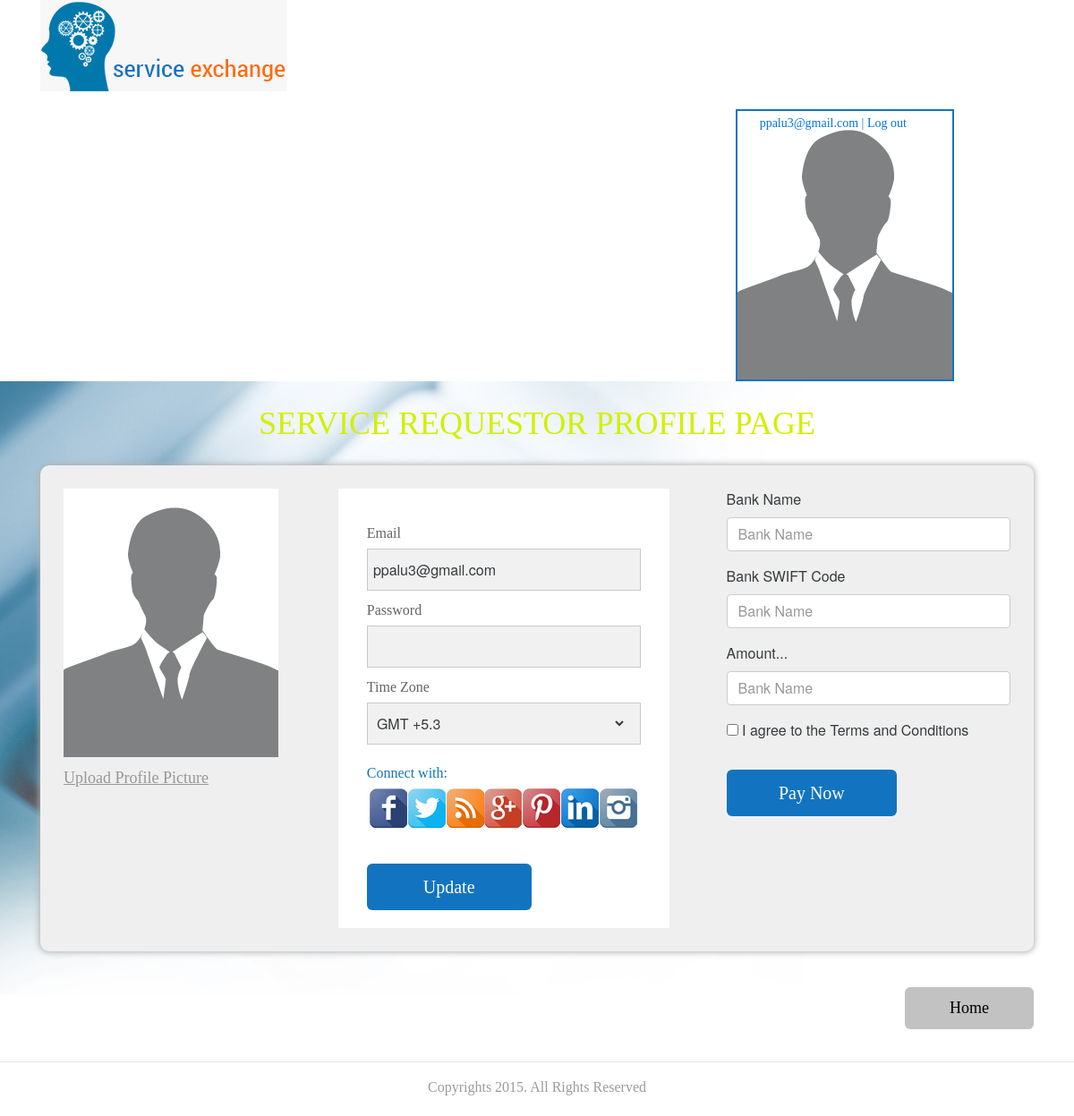
/service_requestor_profile_page.php (signed in), run on the app's committed database.
### tables this page shows
CREATE TABLE `service_requester` (
  `ID` varchar(4) DEFAULT NULL,
  `SRID` varchar(10) NOT NULL DEFAULT '',
  `First_Name` varchar(11) DEFAULT NULL,
  `Last_Name` varchar(13) DEFAULT NULL,
  `Address` varchar(31) DEFAULT NULL,
  `City` varchar(30) DEFAULT NULL,
  `State` varchar(25) DEFAULT NULL,
  `Zip` varchar(17) DEFAULT NULL,
  `Country` varchar(9) DEFAULT NULL,
  `Phone1` varchar(12) DEFAULT NULL,
  `Phone2` varchar(12) DEFAULT NULL,
  `email` varchar(41) DEFAULT NULL,
  `TimeZone` varchar(8) DEFAULT NULL,
  `Languages` varchar(9) DEFAULT NULL,
  `BankName` varchar(8) DEFAULT NULL,
  `BankAccountNumber` varchar(17) DEFAULT NULL,
  `BankSWIFTCode` varchar(13) DEFAULT NULL,
  `NumberOfTimesRequested` varchar(22) DEFAULT NULL,
  `TimesConnected` varchar(14) DEFAULT NULL,
  `AmountPaid` varchar(10) DEFAULT NULL,
  `userName` varchar(50) NOT NULL,
  `password` varchar(50) NOT NULL,
  `status` varchar(100) NOT NULL,
  PRIMARY KEY (`SRID`)
);

### service_requestor_profile_page.php (the view, shortened to what this page needs)
<?php
require('config.php');
if(isset($_SESSION['SESS_SR_ID'])) {
	$SRID=$_SESSION['SESS_SR_ID'];
	$qryProfile=mysqli_query($bd, "SELECT * FROM service_requester WHERE SRID='$SRID'");
	if($memProfile=mysqli_fetch_assoc($qryProfile)) {
		$sremail=$memProfile['email'];
		$timeZone=$memProfile['TimeZone'];
	}
}
else {
	$SRID="";
		$sremail="";
}
if(isset($_SESSION['SESS_SR_ID'])) {
	$SRID=$_SESSION['SESS_SR_ID'];
	$qryProfile=mysqli_query($bd, "SELECT * FROM service_requester WHERE SRID='$SRID'");
	if($memProfile=mysqli_fetch_assoc($qryProfile)) {
		$sremail=$memProfile['email'];
	}
}
	?>
	<!DOCTYPE html>
<html lang="en">
  <head>
    <link href="css/bootstrap.css" rel="stylesheet">
    <link href="css/custom.css" rel="stylesheet">
  </head>
  <body>
  <div id="header">
  <div class="container">
  <a href="#"><div id="logo"><img src="images/logo.jpg" alt="logo"></div></a>
  <?php
  if(isset($_SESSION['SESS_ID'])) {
	?>
    <div class="main_image_box">
  <div class="main_image"><img src="profile_images/no-profile-img-male.gif" alt="image"></div>
  <span class="main_image_name_text"><a href="service_provider_page.php"><?php echo $fname." ".$lname;?></a> | <a href="logout.php">Log out</a></span>
  </div>
    <?php
}
elseif(isset($_SESSION['SESS_SR_ID'])){
	?>
    <div class="main_image_box">
  <div class="main_image"><img src="profile_images/no-profile-img-male.gif" alt="image"></div>
  <span class="main_image_name_text"><a href="service_requestor_profile_page.php"><?php echo $sremail;?></a> | <a href="logout.php">Log out</a></span>
  </div>
  <?php
}
?>
  </div>
  <div class="main_body_box">
  <div class="container">
  <span class="service_request_text">SERVICE REQUESTOR PROFILE PAGE</span>
  <div class="service_bg">
  <div class="service_left_box">
  <div class="requester_image" id="srp">
  <?php
  $srID=$SRID;
  if(file_exists("profile_images/".$srID.".jpg")) {
   ?>
  		<img src="profile_images/<?php echo $srID.".jpg"; ?>" alt="image">
	<?php
	  }
	  else {
	?>
		<img src="profile_images/no-profile-img-male.gif" alt="image">
	<?php
	}
	?>
  </div>
  <div class="upload_box">
  <a href="javascript:void(0);" onClick="upload_pp();"><span class="upload_text">
  <span class="upload_text">
  <?php
if(isset($_SESSION['SESS_SR_ID'])) {
  if(file_exists("profile_images/".$srID.".jpg")) {
  echo "Change Profile Picture";
  }
  else {
  echo "Upload Profile Picture";
  }
}
else {
}
  ?>
  </span></a>
  </div>
  </div>
   <?php
	if(isset($_SESSION['SESS_SR_ID'])) {
		?>
  <form action="sr_update.php" method="post">
  <?php
	}
	else {
		?>
  <form action="sr_register.php" method="post">
  <?php
	}
  ?>
  <div class="request_form_bg">
  <div class="user_name_box">
  <span class="user_name_text">Email</span>
  <div class="user_text_fild"><input name="uname" class="user_text_fild_main" type="email" value="<?php echo $sremail;?>" required></div>
  </div>
  <div class="user_name_box">
  <span class="user_name_text">Password</span>
  <div class="user_text_fild"><input name="pwd" class="user_text_fild_main" type="password" required></div>
  </div>
  <div class="user_name_box">
  <span class="user_name_text">Time Zone</span>
  <div class="user_text_fild"><select name="timezone" class="user_text_fild_main">
  <?php
	if(isset($_SESSION['SESS_SR_ID'])) {
		?>
  <option value="<?php echo $timeZone; ?>" selected><?php echo $timeZone; ?></option>
  <?
	}
	else {
  ?>
  <option value="">Select TimeZone</option>
  <?php
	}
	?>
  </select></div>
  </div>
  <span class="connect_text">Connect with:</span>
  <div class="social_media_box">
  <a href="#"><div class="face_book_icon"><img src="images/socilaNetworks/face_book_icon.jpg" alt="icon"></div></a>
  <a href="#"><div class="face_book_icon"><img src="images/twitter.jpg" alt="icon"></div></a>
  <a href="#"><div class="face_book_icon"><img src="images/rss.jpg" alt="rss"></div></a>
  <a href="#"><div class="face_book_icon"><img src="images/socilaNetworks/google_plus.jpg" alt="google_plus"></div></a>
  <a href="#"><div class="face_book_icon"><img src="images/printset.jpg" alt="printset"></div></a>
  <a href="#"><div class="face_book_icon"><img src="images/link_din.jpg" alt="link_din"></div></a>
  <a href="#"><div class="face_book_icon"><img src="images/capther.jpg" alt="icon"></div></a>
  </div>
  <?php
	if(isset($_SESSION['SESS_SR_ID'])) {
		?>
  <input type="submit" class="register_button" value="Update">
  <?php
	}
	else {
		?>
  <input type="submit" class="register_button" value="Register">
  <?php
	}
  ?>
  </div>
  </form>
  <div class="request_right_box">
  <form>
  <div class="form-group">
    <label for="exampleInputEmail1">Bank Name</label>
    <input type="email" class="form-control" id="exampleInputEmail1" placeholder="Bank Name">
  </div>
  <div class="form-group">
    <label for="exampleInputEmail1">Bank SWIFT Code</label>
    <input type="email" class="form-control" id="exampleInputEmail1" placeholder="Bank Name">
  </div>
  <div class="form-group">
    <label for="exampleInputEmail1">Amount...</label>
    <input type="email" class="form-control" id="exampleInputEmail1" placeholder="Bank Name">
  </div>
  <div class="checkbox">
    <label>
      <input type="checkbox"> I agree to the Terms and Conditions
    </label>
  </div>
  <button type="submit" class="register_button">Pay Now </button>
</form>
  </div>
  </div>
  <div class="bottm_box"><a href="index.php"><div class="home_button">Home</div></a>
  </div>
  </div>
  <hr />
  <div class="copy_text">Copyrights 2015.  All Rights Reserved</div>
  </div>
  </body>
</html>

### css/custom.css (style rules this page uses)
.main_body_box { width:100%; float:left; background:url(../images/bg.jpg) no-repeat; }
.copy_text { width:100%; float:left; font-family:'Roboto-Regular'; font-size:16px; color:#9b9b9b; text-align:center; margin-bottom:20px; }
.service_request_text { width:100%; float:left; font-family:'RobotoCondensed-Bold'; font-size:36px; color:#d1f000; text-align:center; margin-top:20px; }
.service_bg { width:100%; float:left; background:#efefef; border-radius:10px; padding:26px; box-shadow: 0px 0px 7px 1px #AFAFAF; margin-top:20px; }
.service_left_box { width:24%; float:left; }
.requester_image { width:100%; float:left; }
.upload_box { width:100%; float:left; margin-top:10px; }
.upload_text { width:62%; float:left; font-family:'RobotoCondensed-Regular'; font-size:18px; color:#979797; text-decoration:underline; width: 100%; }
.request_form_bg { width:35%; float:left; background:#FFF; margin-left:5%; padding-top:38px; padding-left:32px; padding-right:32px; }
.user_name_box { width:100%; float:left; margin-bottom:10px; }
.user_name_text { width:100%; float:left; font-family:'RobotoCondensed-Regular'; font-size:16px; color:#646464; margin-bottom:5px; }
.user_text_fild { width:100%; float:left; background:#f1f1f1; height:47px; border:1px solid #c9c9c9; }
.user_text_fild_main { width:95%; float:left; background:#f1f1f1; height:45px; border:none; padding-left:2%; outline:none; }
.connect_text { width:100%; float:left; font-family:'RobotoCondensed-Regular'; font-size:16px; color:#1274c0; margin-top:10px; }
.social_media_box { width:100%; float:left; margin-top:5px; margin-bottom:20px; }
.face_book_icon { width:12%; float:left; margin-left:1%; margin-right:1%; }
.register_button { width:60%; float:left; background:#1274c0; border-radius:6px; font-family:'Roboto-Regular'; font-size:20px; color:#FFF; line-height:50px; text-align:center; border:none; text-decoration:none; cursor:pointer; margin-top:20px; margin-bottom:20px; clear:both; }
.request_right_box { width:30%; float:right; }
.bottm_box { width:300px; float:right; margin-top:40px; margin-bottom:20px; }
.home_button { width:48%; float:right; background:#c2c2c2; font-family:'RobotoCondensed-Regular'; font-size:18px; color:#000; text-align:center; line-height:47px; border-radius:6px; text-align:center; text-decoration:none; cursor:pointer; }
.main_image_box { width:30%; float:right; margin-top:20px; }
.main_image { width:6%; float:left; }
.main_image_name_text { width:60%; float:left; font-family:'RobotoCondensed-Regular'; font-size:14px; color:#1274c0; margin-top:5px; margin-left:2%; }
.main_image img { border:2px solid #1274c0; }

### data on the page
service_requester: email "ppalu3@gmail.com", uname "ppalu3@gmail.com", timezone "GMT +5.3"
